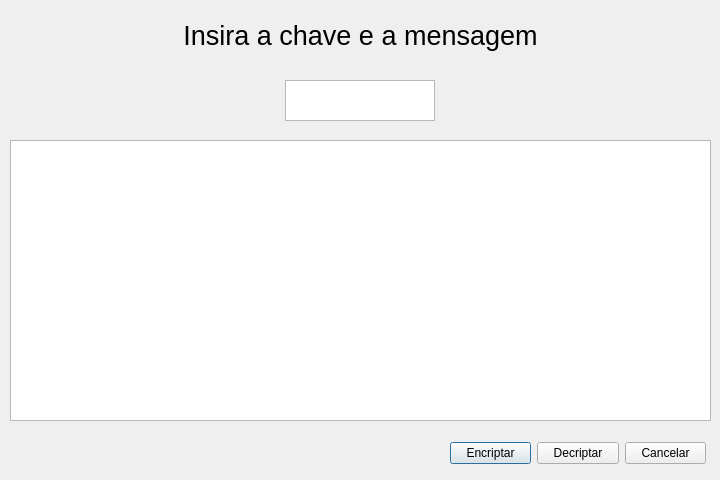
<?xml version="1.0" encoding="UTF-8"?>
<ui version="4.0">
 <class>vigenere</class>
 <widget class="QDialog" name="vigenere">
  <property name="geometry">
   <rect>
    <x>0</x>
    <y>0</y>
    <width>720</width>
    <height>480</height>
   </rect>
  </property>
  <property name="windowTitle">
   <string>Dialog</string>
  </property>
  <widget class="QPlainTextEdit" name="plainTextEdit_2">
   <property name="geometry">
    <rect>
     <x>10</x>
     <y>140</y>
     <width>701</width>
     <height>281</height>
    </rect>
   </property>
   <property name="font">
    <font>
     <pointsize>10</pointsize>
    </font>
   </property>
  </widget>
  <widget class="QLabel" name="label">
   <property name="geometry">
    <rect>
     <x>0</x>
     <y>0</y>
     <width>721</width>
     <height>71</height>
    </rect>
   </property>
   <property name="font">
    <font>
     <pointsize>20</pointsize>
    </font>
   </property>
   <property name="text">
    <string>Insira a chave e a mensagem</string>
   </property>
   <property name="alignment">
    <set>Qt::AlignCenter</set>
   </property>
  </widget>
  <widget class="QPlainTextEdit" name="plainTextEdit">
   <property name="geometry">
    <rect>
     <x>285</x>
     <y>80</y>
     <width>150</width>
     <height>41</height>
    </rect>
   </property>
   <property name="font">
    <font>
     <pointsize>12</pointsize>
    </font>
   </property>
  </widget>
  <widget class="QWidget" name="layoutWidget">
   <property name="geometry">
    <rect>
     <x>450</x>
     <y>440</y>
     <width>256</width>
     <height>27</height>
    </rect>
   </property>
   <layout class="QHBoxLayout" name="horizontalLayout">
    <item>
     <widget class="QPushButton" name="pushButton">
      <property name="text">
       <string>Encriptar</string>
      </property>
     </widget>
    </item>
    <item>
     <widget class="QPushButton" name="pushButton_2">
      <property name="text">
       <string>Decriptar</string>
      </property>
     </widget>
    </item>
    <item>
     <widget class="QPushButton" name="pushButton_3">
      <property name="text">
       <string>Cancelar</string>
      </property>
     </widget>
    </item>
   </layout>
  </widget>
 </widget>
 <resources/>
 <connections/>
</ui>
